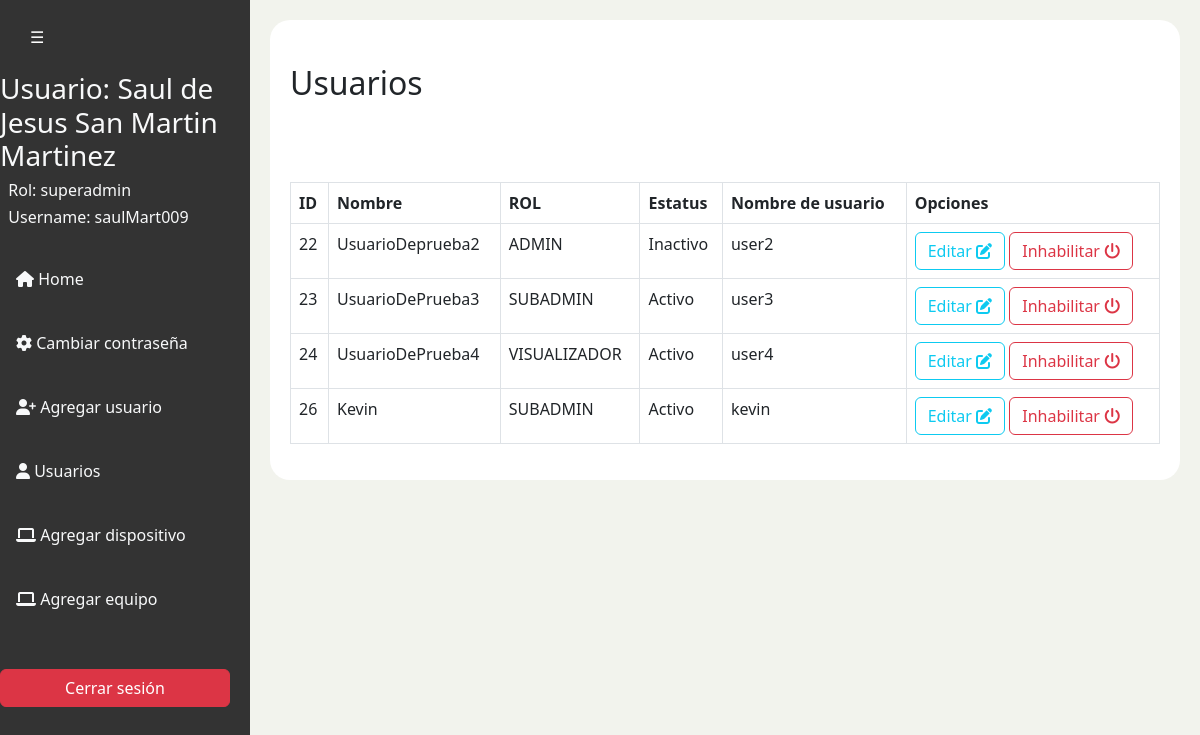
Screenshot of /interfaz/usuarios.php (signed in) with the database file from the repository.
### tables this page shows
CREATE TABLE `usuarios` (
  `id` int(11) NOT NULL,
  `nombre` varchar(255) NOT NULL,
  `rol` varchar(30) NOT NULL,
  `estatus` int(11) NOT NULL,
  `nombre_usuario` varchar(255) NOT NULL,
  `password_user` varchar(100) NOT NULL
);

### interfaz/usuarios.php (the view, shortened to what this page needs)
<?php
require_once "../conexion/conn_db.php";
if(isset($_SESSION['nombre_usuario'])) {
    $nombreUsuario = $_SESSION['nombre_usuario'];
    $nombre = $_SESSION['nombre'];
    $rol = $_SESSION['rol'];
} else {
    header('Location: ../index.php');
    exit();
}
?>
<!DOCTYPE html>
<html lang="en">
<head>
  <link href="https://cdn.jsdelivr.net/npm/bootstrap@5.3.0-alpha1/dist/css/bootstrap.min.css" rel="stylesheet">
  <link rel="stylesheet" href="https://cdnjs.cloudflare.com/ajax/libs/font-awesome/6.5.2/css/all.min.css" />
</head>
<body>
  <button class="toggle-btn" onclick="toggleSidebar()">☰</button>
  <?php if($rol === 'superadmin'){ ?>
  <div id="sidebar">
    <div id="sidebar-content">
        <br><br><br>
      <h3 class="text-light">Usuario: <?php echo $nombre; ?></h3>
      <h6 class="text-light">&nbsp; Rol: <?php echo $rol; ?></h6>
      <h6 class="text-light">&nbsp; Username: <?php echo $nombreUsuario; ?></h6>
      <ul class="nav flex-column">
        <br>
        <li class="nav-item"><a class="nav-link text-light" href="dashboard.php"><i class="fas fa-home"></i> Home</a></li>
        <br>
        <li class="nav-item"><a class="nav-link text-light" href="opciones.php"><i class="fas fa-cog"></i> Cambiar contraseña</a></li>
        <br>
        <li class="nav-item"><a class="nav-link text-light" href="registrar_user.php"><i class="fas fa-user-plus"></i> Agregar usuario</a></li>
        <br>
        <li class="nav-item"><a class="nav-link text-light" href="usuarios.php"><i class="fas fa-user"></i> Usuarios</a></li>
        <br>
        <li class="nav-item"><a class="nav-link text-light" href="registrar_equipo.php"><i class="fas fa-laptop"></i> Agregar dispositivo</a></li>
        <br>
        <li class="nav-item"><a class="nav-link text-light" href="registrar_equipo.php"><i class="fas fa-laptop"></i> Agregar equipo</a></li>
      </ul>
    </div>
    <a href="../conexion/cerrar_sesion.php"><button id="logout-btn" class="btn btn-danger">Cerrar sesión</button></a>
  </div>
  <?php } ?>
  <div id="content">
  <article class="body_table container-fluid">
    <br>
      <h2>Usuarios</h2>
    <br><br><br>
<table class="table table-bordered">
  <thead>
    <tr>
        <th>ID</th>
        <th>Nombre</th>
        <th>ROL</th>
        <th>Estatus</th>
        <th>Nombre de usuario</th>
        <th>Opciones</th>
    </tr>
  </thead>
  <tbody>
    <?php
    $consultaSQL = "SELECT * FROM usuarios WHERE rol = 'admin' OR rol = 'subadmin' OR rol ='visualizador'";
    $stmt = $conexion->prepare($consultaSQL);
    $stmt->execute();
    $resultado = $stmt->get_result();
    if($resultado->num_rows > 0){
        while($row = $resultado->fetch_assoc()){
            $estatusActualizado = $row['estatus'];
            if($estatusActualizado == 1){
              $estatusAct = 'Activo';
            }else{
              $estatusAct = 'Inactivo';
            }
            echo "<tr>
                    <td>" . $row['id'] . "</td>
                    <td>" . $row['nombre'] . "</td>
                    <td>" . strtoupper($row['rol']) . "</td>
                    <td>" . $estatusAct . "</td>
                    <td>" . $row['nombre_usuario'] . "</td>
                    <td>
                    <a href='editaruser.php?id=" . $row['id'] . "'><button class='btn btn-outline-info'>Editar <i class='fas fa-edit'></i></button></a>
                    <a href='inhabilitar.php?id=" . $row['id'] . "'><button class='btn btn-outline-danger'>Inhabilitar <i class='fas fa-power-off'></i></button></a>  ";
        }
    }
    ?>
  </tbody>
</table>
</article>
  </div>
</body>
</html>

### interfaz/usuarios.php (style rules this page uses)
#sidebar { position: fixed; top: 0; left: 0; height: 100%; width: 250px; background-color: #333; z-index: 1000; transition: all 0.3s ease; }
#content { margin-left: 250px; display: flex; flex-wrap: wrap; justify-content: center; align-items: flex-start; top: 0; bottom: 0; left: 0; right: 0; overflow: hidden; transition: all 0.3s ease; }
#logout-btn { margin-bottom: 10px; width: calc(100% - 20px); margin-top:50px; }
body { background-color: #F2F3ED; }
.toggle-btn { position: fixed; top: 15px; left: 15px; z-index: 1100; background-color: #333; color: #fff; border: none; padding: 10px 15px; cursor: pointer; }
.body_table { background-color: #fff; border-radius: 20px; padding: 20px; margin: 20px; }

### rows the page displays
usuarios: id "22", nombre "UsuarioDeprueba2", rol "ADMIN", estatus "Inactivo", nombre_usuario "user2"
usuarios: id "23", nombre "UsuarioDePrueba3", rol "SUBADMIN", estatus "Activo", nombre_usuario "user3"
usuarios: id "24", nombre "UsuarioDePrueba4", rol "VISUALIZADOR", estatus "Activo", nombre_usuario "user4"
usuarios: id "26", nombre "Kevin", rol "SUBADMIN", estatus "Activo", nombre_usuario "kevin"

### other values shown
$nombre "Saul de Jesus San Martin Martinez"
$rol "superadmin"
$nombreUsuario "saulMart009"
